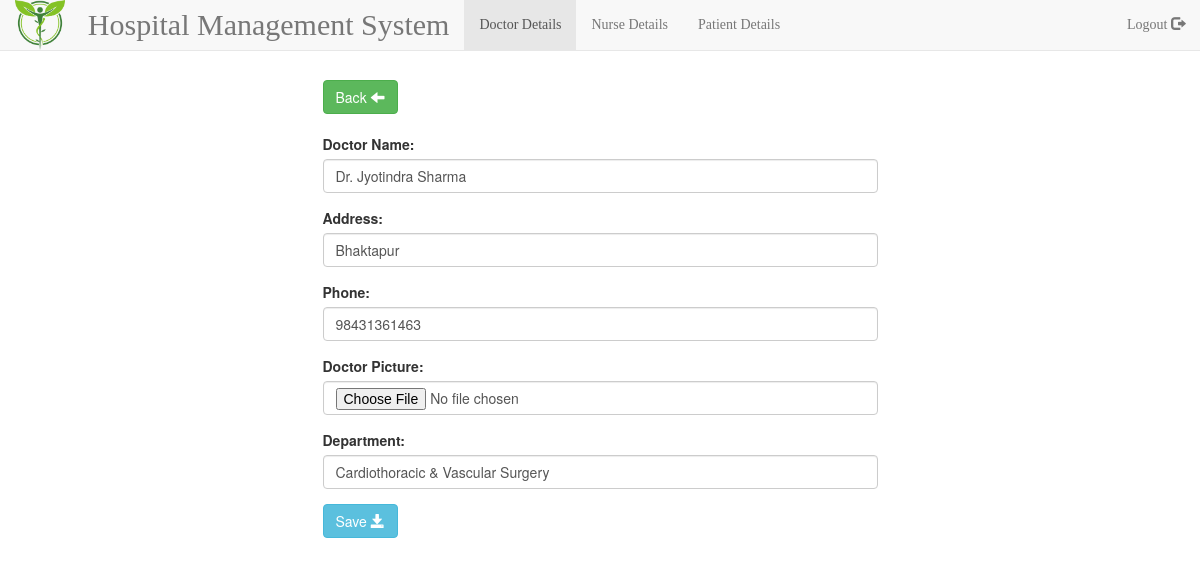
The page /admin/doctorupdate.php?editid=9 on the database its author committed.
### tables this page shows
CREATE TABLE IF NOT EXISTS `doctor` (
  `d_id` int(100) NOT NULL AUTO_INCREMENT,
  `d_name` varchar(100) NOT NULL,
  `d_address` varchar(100) NOT NULL,
  `d_phone` varchar(15) NOT NULL,
  `d_img` varchar(255) NOT NULL,
  `d_department` varchar(100) NOT NULL,
  PRIMARY KEY (`d_id`)
);

### database/connection.php (called while the page is built, shortened)
<?php
class connection{
	public function __construct($username="root", $password="", $host="localhost", $dbname="hospital", $options = []){
		try{
			$this->datab = new PDO("mysql:host={$host};  dbname={$dbname}; charset=utf8", $username, $password, $options);
		}catch(PDOException $e){
			throw new Exception($e->getMessage());
		}
	}
}
 ?>

### database/Database.php (called while the page is built, shortened)
<?php
include_once('connection.php');
class Database extends connection{
	public function getRow($query, $params = []){
		try {
			$stmt = $this->datab->prepare($query);
			$stmt->execute($params);
			return $stmt->fetch();
		} catch (PDOException $e) {
			throw new Exception($e->getMessage());
		}
	}
}
 ?>

### admin/doctorupdate.php (the view, shortened to what this page needs)
<?php
	$db = new Database();
?>
<!DOCTYPE html>
<html lang="">
	<head>
		<link rel="stylesheet" type="text/css" href="../bootstrap/css/bootstrap.css">
		<link rel="stylesheet" type="text/css" href="../bootstrap/css/jquery.dataTables.css">
	</head>
	<body>
		<br />
		<br />
		<br />
			<nav class="navbar navbar-default navbar-fixed-top" role="navigation">
				<div class="container-fluid">
					<div class="navbar-header">
						<img src="../img/logo3.png" height="50" width="50"> &nbsp;
					</div>
					<div class="collapse navbar-collapse navbar-ex1-collapse">
						<ul class="nav navbar-nav">
							<li><a href="#" style="font-family: Times New Roman; font-size: 30px;">Hospital Management System</a></li>
						</ul>
						<ul class="nav navbar-nav" style="font-family: Times New Roman;">
							<li class="active">
								<a href="doctor.php">Doctor Details</a>
							</li>
							<li>
								<a href="nurse.php">Nurse Details</a>
							</li>
							<li>
								<a href="patient.php">Patient Details</a>
							</li>
						</ul>
						<ul class="nav navbar-nav navbar-right" style="font-family: Times New Roman;">
							<li>
								<?php include_once('../includes/logout.php'); ?>
							</li>
						</ul>
					</div>
				</div>
			</nav>
		<br />
		<div class="container-fluid">
			<div class="col-md-3"></div>
			<div class="col-md-6">
				<a href="doctor.php" class="btn btn-success">
					Back
					<span class="glyphicon glyphicon-arrow-left" aria-hidden="true"></span>
				</a>
			<br />
			<br />
				<form action = "" method = "POST" enctype="multipart/form-data">
						<?php
							if(isset($_GET['editid']))
								{
									$editid = $_GET['editid'];
									$sql = "SELECT * FROM doctor WHERE d_id = ?";
									$res = $db->getRow($sql, [$editid]);
									$dname =  $res['d_name'];
									$daddress =  $res['d_address'];
									$dphone =  $res['d_phone'];
									$ddepartment =  $res['d_department'];
								 }
						?>
					   <div class="form-group">
					    <label for="inputdefault">Doctor Name:</label>
					    <input class="form-control" id="inputdefault"  name="dN" type="text" value ="<?php echo $dname; ?>">
					  </div>
					  <div class="form-group">
					    <label for="inputdefault">Address:</label>
					    <input class="form-control" id="inputdefault" name="dA" type="text" value ="<?php echo $daddress; ?>">
					  </div>
					  <div class="form-group">
					    <label for="inputdefault">Phone:</label>
					    <input class="form-control" id="inputdefault" name="dP" type="text" value ="<?php echo $dphone; ?>">
					  </div>
					   <div class="form-group">
				    	  <label for="inputdefault">Doctor Picture:</label>
					      <input class="form-control" id="inputdefault" name="bimg" type="file">
					    </div>
						 <div class="form-group">
					    <label for="inputdefault">Department:</label>
					    <input class="form-control" id="inputdefault" name="dD" type="text" value ="<?php echo $ddepartment; ?>">
					  </div>
					  <button class="btn btn-info" name = "doctorupdate">
					  		Save
					  		<span class="glyphicon glyphicon-save" aria-hidden="true"></span>
					  </button>
				</form>
			</div>
			<div class="col-md-3"></div>
		</div>
	</body>
</html>

### admin/doctorupdate.php (style rules this page uses)
.navbar { margin-bottom:0px !important; }

### rows shown on the page
doctor: dN "Dr. Jyotindra Sharma", dA "Bhaktapur", dP "98431361463", dD "Cardiothoracic & Vascular Surgery"
